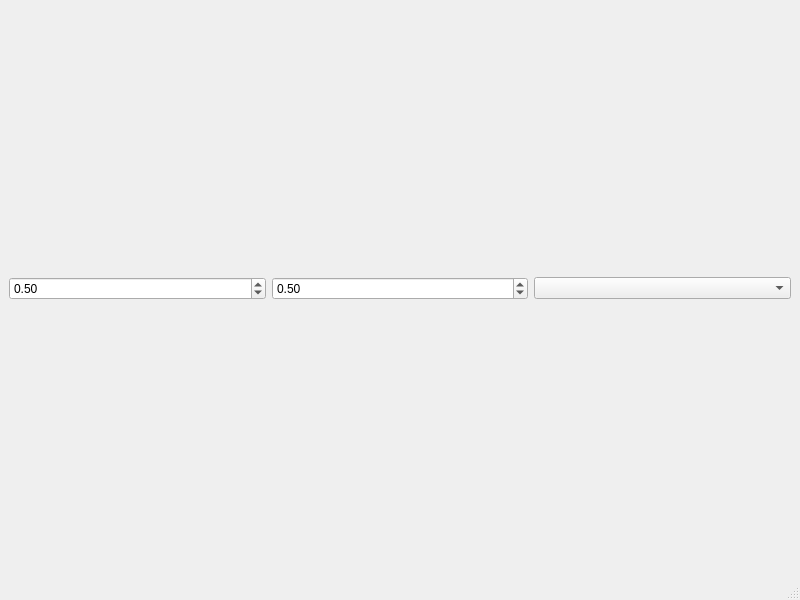
<?xml version="1.0" encoding="UTF-8"?>
<ui version="4.0">
 <class>MainWindow</class>
 <widget class="QMainWindow" name="MainWindow">
  <property name="geometry">
   <rect>
    <x>0</x>
    <y>0</y>
    <width>800</width>
    <height>600</height>
   </rect>
  </property>
  <property name="windowTitle">
   <string>Probabilities: Independent Events</string>
  </property>
  <widget class="QWidget" name="centralwidget">
   <layout class="QGridLayout" name="gridLayout_2">
    <item row="0" column="0">
     <layout class="QGridLayout" name="gridLayout">
      <item row="0" column="1">
       <widget class="QDoubleSpinBox" name="doubleSpinBox_2">
        <property name="maximum">
         <double>1.000000000000000</double>
        </property>
        <property name="singleStep">
         <double>0.010000000000000</double>
        </property>
        <property name="value">
         <double>0.500000000000000</double>
        </property>
       </widget>
      </item>
      <item row="0" column="0">
       <widget class="QDoubleSpinBox" name="doubleSpinBox">
        <property name="maximum">
         <double>1.000000000000000</double>
        </property>
        <property name="singleStep">
         <double>0.010000000000000</double>
        </property>
        <property name="value">
         <double>0.500000000000000</double>
        </property>
       </widget>
      </item>
      <item row="0" column="2">
       <widget class="QComboBox" name="comboBox">
        <property name="editable">
         <bool>false</bool>
        </property>
       </widget>
      </item>
     </layout>
    </item>
   </layout>
  </widget>
  <widget class="QMenuBar" name="menubar">
   <property name="geometry">
    <rect>
     <x>0</x>
     <y>0</y>
     <width>800</width>
     <height>22</height>
    </rect>
   </property>
  </widget>
  <widget class="QStatusBar" name="statusbar"/>
 </widget>
 <resources/>
 <connections/>
</ui>
